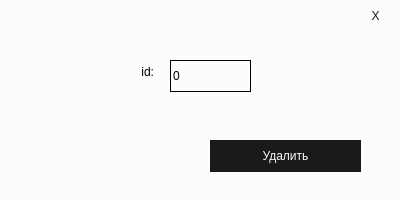
<?xml version="1.0" encoding="UTF-8"?>
<ui version="4.0">
 <class>DialogDelTables</class>
 <widget class="QDialog" name="DialogDelTables">
  <property name="geometry">
   <rect>
    <x>0</x>
    <y>0</y>
    <width>400</width>
    <height>200</height>
   </rect>
  </property>
  <property name="windowTitle">
   <string>Dialog</string>
  </property>
  <property name="styleSheet">
   <string notr="true">background-color: #fcfcfc;</string>
  </property>
  <widget class="QLabel" name="labelStatus">
   <property name="geometry">
    <rect>
     <x>30</x>
     <y>140</y>
     <width>141</width>
     <height>32</height>
    </rect>
   </property>
   <property name="font">
    <font>
     <pointsize>10</pointsize>
    </font>
   </property>
   <property name="text">
    <string/>
   </property>
   <property name="alignment">
    <set>Qt::AlignRight|Qt::AlignTrailing|Qt::AlignVCenter</set>
   </property>
  </widget>
  <widget class="QLabel" name="labelId">
   <property name="geometry">
    <rect>
     <x>123</x>
     <y>60</y>
     <width>31</width>
     <height>24</height>
    </rect>
   </property>
   <property name="text">
    <string>id:</string>
   </property>
   <property name="alignment">
    <set>Qt::AlignRight|Qt::AlignTrailing|Qt::AlignVCenter</set>
   </property>
  </widget>
  <widget class="QSpinBox" name="spinBox">
   <property name="geometry">
    <rect>
     <x>170</x>
     <y>60</y>
     <width>81</width>
     <height>32</height>
    </rect>
   </property>
   <property name="styleSheet">
    <string notr="true">border-color: #1a1a1a;
border: 1px solid;

background-color: transparent;</string>
   </property>
  </widget>
  <widget class="QPushButton" name="pushButtonDel">
   <property name="geometry">
    <rect>
     <x>210</x>
     <y>140</y>
     <width>151</width>
     <height>32</height>
    </rect>
   </property>
   <property name="styleSheet">
    <string notr="true">background-color: #1a1a1a;

border: none;
color: #fcfcfc;
text-align: center;</string>
   </property>
   <property name="text">
    <string>Удалить</string>
   </property>
   <property name="shortcut">
    <string>Return</string>
   </property>
  </widget>
  <widget class="QPushButton" name="pushButtonClose">
   <property name="geometry">
    <rect>
     <x>360</x>
     <y>0</y>
     <width>31</width>
     <height>32</height>
    </rect>
   </property>
   <property name="styleSheet">
    <string notr="true">background-color: transparent;

border: none;
color: #1a1a1a;
text-align: center;</string>
   </property>
   <property name="text">
    <string>X</string>
   </property>
  </widget>
 </widget>
 <resources/>
 <connections/>
</ui>
